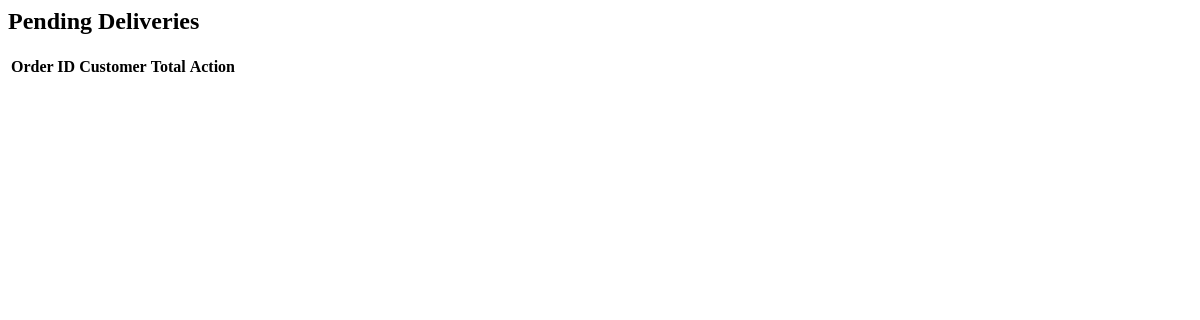
/delivery/, run on an earlier commit of the app's database.
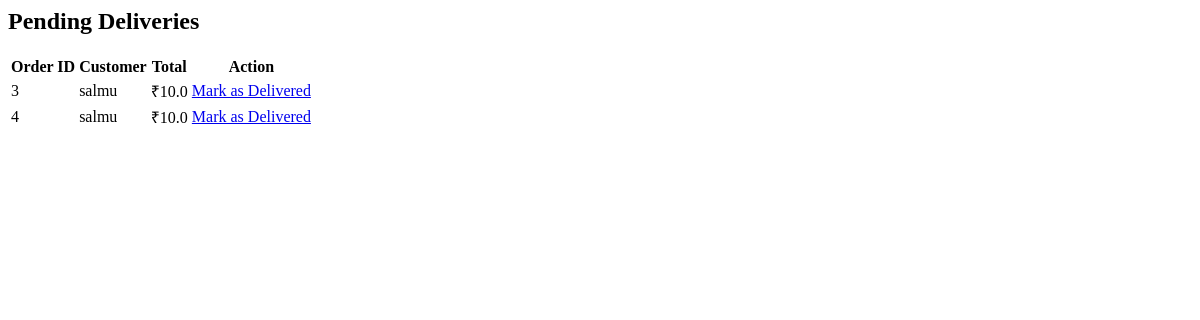
And on a later commit of the database.
### app/models.py (models this page shows, shortened)
class Order(models.Model):
    user = models.ForeignKey(User, on_delete=models.CASCADE)
    full_name = models.CharField(max_length=100, default="Unknown")
    phone = models.CharField(max_length=15)
    address = models.TextField(default='N/A')
    total_price = models.FloatField()
    payment_method = models.CharField(max_length=20, default="COD")  # COD or Online
    is_completed = models.BooleanField(default=False)
    delivered = models.BooleanField(default=False)
    created_at = models.DateTimeField(auto_now_add=True)

### app/views.py (the view)
# urls.py: path("delivery/", views.delivery_dashboard, name="delivery_dashboard"),
def delivery_dashboard(request):
    orders = Order.objects.filter(is_completed=True, delivered=False)
    return render(request, "delivery_dashboard.html", {"orders": orders})

### app/templates/delivery_dashboard.html
<h2>Pending Deliveries</h2>
<table>
    <tr>
        <th>Order ID</th>
        <th>Customer</th>
        <th>Total</th>
        <th>Action</th>
    </tr>
    {% for order in orders %}
    <tr>
        <td>{{ order.id }}</td>
        <td>{{ order.user.username }}</td>
        <td>₹{{ order.total_price }}</td>
        <td><a href="{% url 'mark_delivered' order.id %}">Mark as Delivered</a></td>
    </tr>
    {% endfor %}
</table>

What changed in the data, as far as the page shows it:
added Order: id "3", user.username "salmu", total_price "10.0"
added Order: id "4", user.username "salmu", total_price "10.0"
